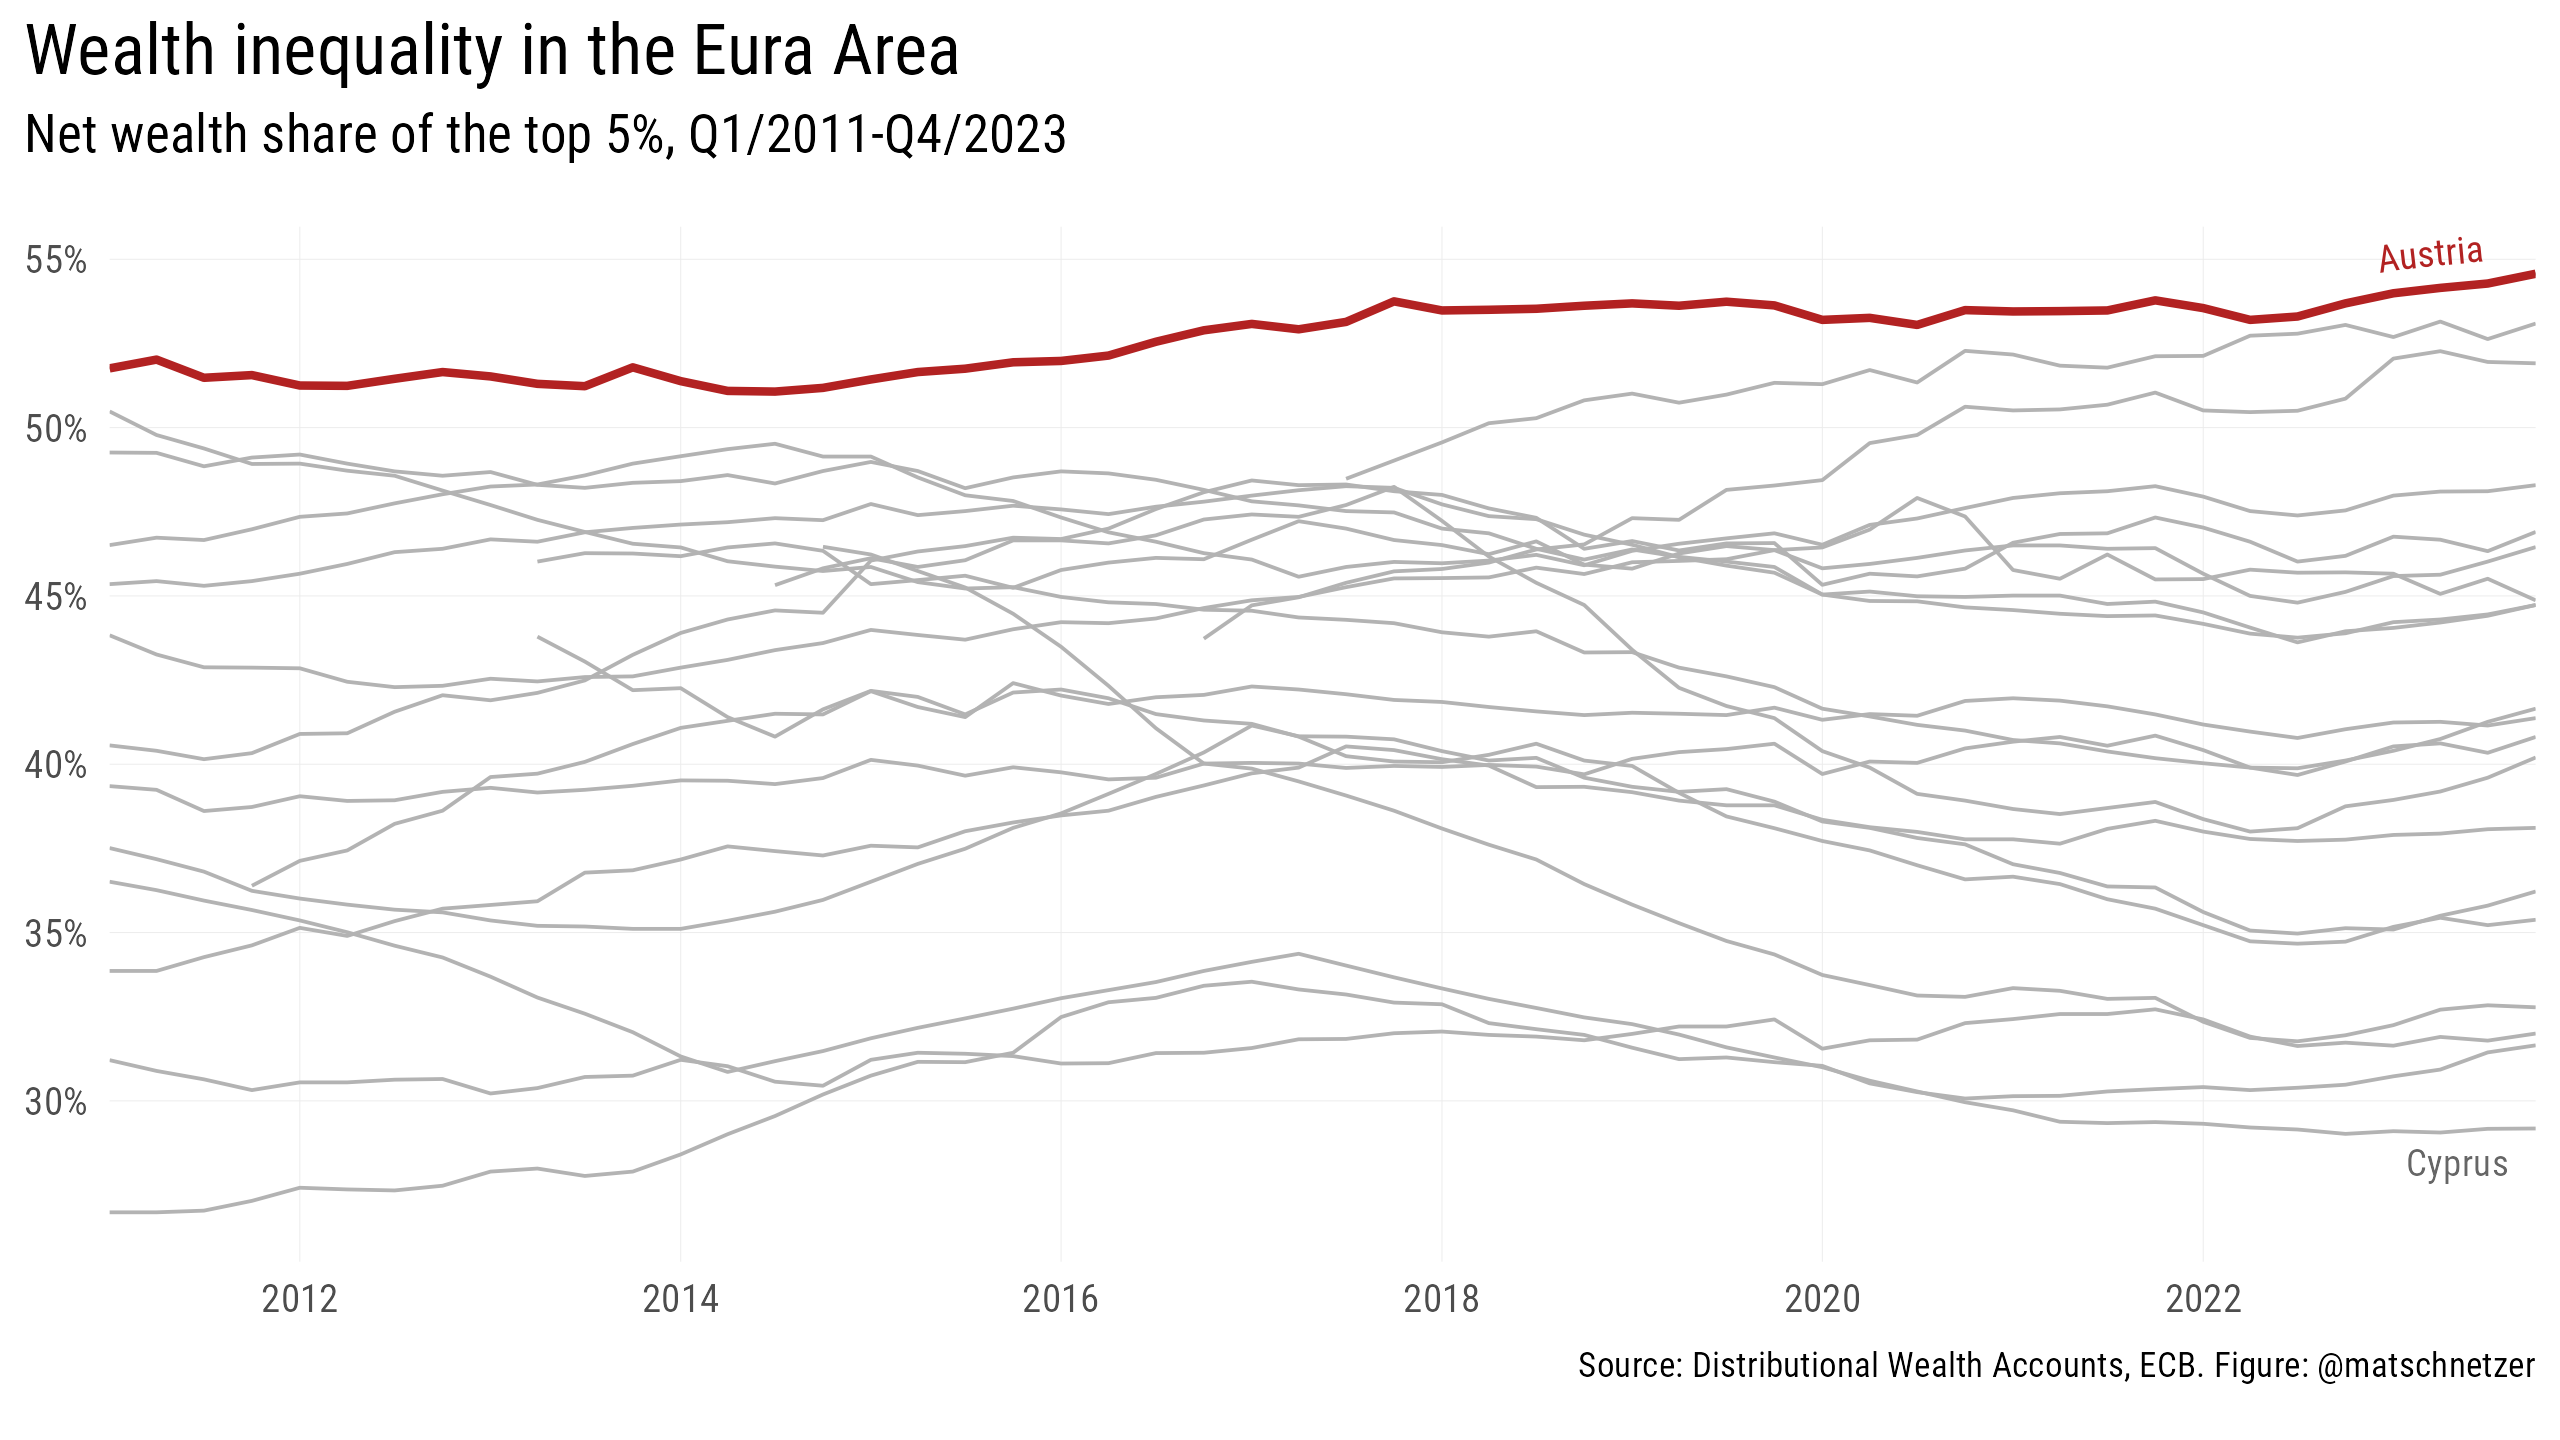

This figure's R source:
library(tidyverse)
library(gghighlight)
library(ggrepel)

# dwa <- read_csv("~/Daten/Datasets/DWA/2024_06_30_Data.csv")
# raw <- dwa |> filter(str_detect(TITLE, "Top 5%"), !REF_AREA == "I9") |> 
#  select(country = REF_AREA, quarter = TIME_PERIOD, top5share = OBS_VALUE) 
# write_csv(raw, file = "lines.csv")

raw <- read_csv("lines.csv")

findat <- raw |> 
  mutate(date = yq(quarter),
         country = countrycode::countrycode(country, origin = "iso2c", 
                                            destination = "country.name.en"))

findat |> 
  ggplot() + 
  geom_line(aes(x = date, y = top5share, group = country), 
            linewidth = 0.9, color = "firebrick") +
  gghighlight(country == "Austria", line_label_type = "text_path",
              label_params = list(size = 3, family = "Roboto Condensed", 
                                  hjust = 0.98, vjust = -0.2),
              unhighlighted_params = list(linewidth = 0.4, color = "gray70")) +
  geom_text(aes(x = date, y = top5share, label = country), color = "gray40",
            size = 3, nudge_y = -1, nudge_x = -150, family = "Roboto Condensed",
            data = findat |> slice_max(date, n = 1) |> slice_min(top5share, n = 1)) +
  scale_y_continuous(labels = scales::number_format(suffix = "%")) +
  scale_x_date(limits = c(as.Date("2011-01-01"), NA), expand = c(0,0)) +
  labs(x = NULL, y = NULL,
       title = "Wealth inequality in the Eura Area",
       subtitle = "Net wealth share of the top 5%, Q1/2011-Q4/2023",
       caption = "Source: Distributional Wealth Accounts, ECB. Figure: @matschnetzer") +
  theme_minimal(base_family = "Roboto Condensed") +
  theme(plot.title.position = "plot",
        plot.title = element_text(size = 16),
        plot.subtitle = element_text(size = 12, margin = margin(b = 1, unit = "lines")),
        plot.caption = element_text(size = 8, margin = margin(t = 1, unit = "lines")),
        panel.grid.minor = element_blank(),
        panel.grid.major = element_line(linewidth = 0.1))

ggsave("lines.png", width = 8, height = 4.5, dpi = 320, bg = "white")
